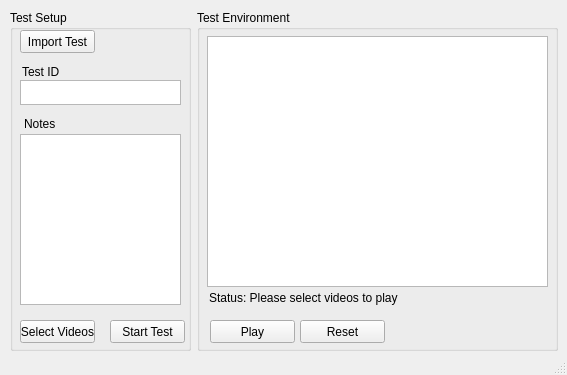
<?xml version="1.0" encoding="UTF-8"?>
<ui version="4.0">
 <class>MainWindow</class>
 <widget class="QMainWindow" name="MainWindow">
  <property name="geometry">
   <rect>
    <x>0</x>
    <y>0</y>
    <width>567</width>
    <height>375</height>
   </rect>
  </property>
  <property name="windowTitle">
   <string>MainWindow</string>
  </property>
  <widget class="QWidget" name="centralWidget">
   <widget class="QGroupBox" name="testSetup">
    <property name="geometry">
     <rect>
      <x>10</x>
      <y>10</y>
      <width>181</width>
      <height>341</height>
     </rect>
    </property>
    <property name="title">
     <string>Test Setup</string>
    </property>
    <widget class="QPlainTextEdit" name="testID">
     <property name="geometry">
      <rect>
       <x>10</x>
       <y>70</y>
       <width>161</width>
       <height>25</height>
      </rect>
     </property>
     <property name="plainText">
      <string/>
     </property>
    </widget>
    <widget class="QPushButton" name="startTest">
     <property name="geometry">
      <rect>
       <x>100</x>
       <y>310</y>
       <width>75</width>
       <height>23</height>
      </rect>
     </property>
     <property name="text">
      <string>Start Test</string>
     </property>
    </widget>
    <widget class="QPushButton" name="selectVideos">
     <property name="geometry">
      <rect>
       <x>10</x>
       <y>310</y>
       <width>75</width>
       <height>23</height>
      </rect>
     </property>
     <property name="text">
      <string>Select Videos</string>
     </property>
    </widget>
    <widget class="QPushButton" name="importTest">
     <property name="geometry">
      <rect>
       <x>10</x>
       <y>20</y>
       <width>75</width>
       <height>23</height>
      </rect>
     </property>
     <property name="text">
      <string>Import Test</string>
     </property>
    </widget>
    <widget class="QLabel" name="testNotesLabel">
     <property name="geometry">
      <rect>
       <x>14</x>
       <y>107</y>
       <width>46</width>
       <height>13</height>
      </rect>
     </property>
     <property name="text">
      <string>Notes</string>
     </property>
    </widget>
    <widget class="QLabel" name="testIDLabel">
     <property name="geometry">
      <rect>
       <x>12</x>
       <y>55</y>
       <width>46</width>
       <height>13</height>
      </rect>
     </property>
     <property name="text">
      <string>Test ID</string>
     </property>
    </widget>
    <widget class="QPlainTextEdit" name="testNotes">
     <property name="geometry">
      <rect>
       <x>10</x>
       <y>124</y>
       <width>161</width>
       <height>171</height>
      </rect>
     </property>
    </widget>
   </widget>
   <widget class="QPushButton" name="reset">
    <property name="geometry">
     <rect>
      <x>300</x>
      <y>320</y>
      <width>85</width>
      <height>23</height>
     </rect>
    </property>
    <property name="text">
     <string>Reset</string>
    </property>
   </widget>
   <widget class="QPushButton" name="play">
    <property name="geometry">
     <rect>
      <x>210</x>
      <y>320</y>
      <width>85</width>
      <height>23</height>
     </rect>
    </property>
    <property name="text">
     <string>Play</string>
    </property>
   </widget>
   <widget class="QGroupBox" name="groupBox">
    <property name="geometry">
     <rect>
      <x>197</x>
      <y>10</y>
      <width>361</width>
      <height>341</height>
     </rect>
    </property>
    <property name="title">
     <string>Test Environment</string>
    </property>
    <widget class="QLabel" name="status">
     <property name="geometry">
      <rect>
       <x>12</x>
       <y>280</y>
       <width>351</width>
       <height>16</height>
      </rect>
     </property>
     <property name="text">
      <string>Status: Please select videos to play</string>
     </property>
    </widget>
    <widget class="QListWidget" name="videoList">
     <property name="geometry">
      <rect>
       <x>10</x>
       <y>26</y>
       <width>341</width>
       <height>251</height>
      </rect>
     </property>
    </widget>
    <widget class="QLabel" name="signal">
     <property name="geometry">
      <rect>
       <x>190</x>
       <y>310</y>
       <width>161</width>
       <height>16</height>
      </rect>
     </property>
     <property name="text">
      <string/>
     </property>
    </widget>
   </widget>
   <zorder>groupBox</zorder>
   <zorder>testSetup</zorder>
   <zorder>reset</zorder>
   <zorder>play</zorder>
  </widget>
  <widget class="QStatusBar" name="statusBar"/>
 </widget>
 <layoutdefault spacing="6" margin="11"/>
 <resources/>
 <connections/>
</ui>
